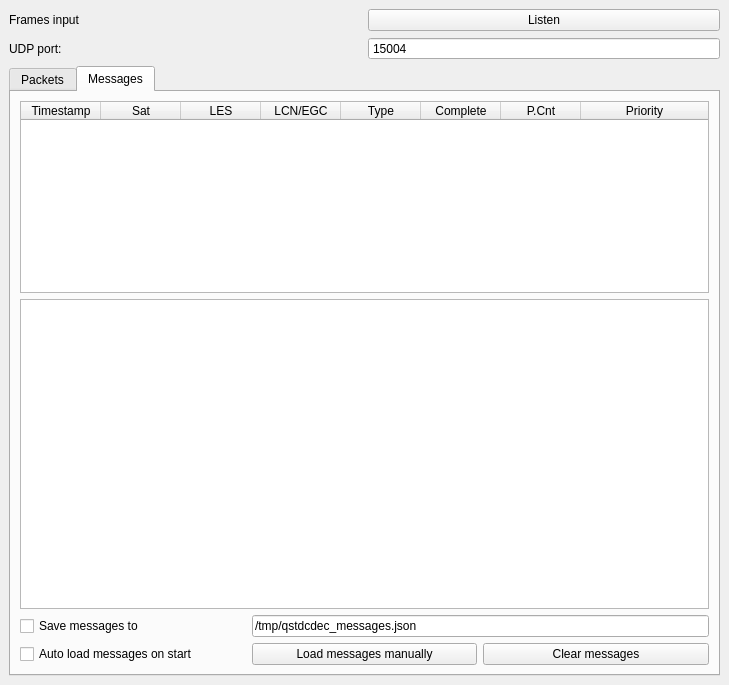
<?xml version="1.0" encoding="UTF-8"?>
<ui version="4.0">
 <class>QStdcdec</class>
 <widget class="QMainWindow" name="QStdcdec">
  <property name="geometry">
   <rect>
    <x>0</x>
    <y>0</y>
    <width>729</width>
    <height>685</height>
   </rect>
  </property>
  <property name="windowTitle">
   <string>QT Inmarsat-C parser</string>
  </property>
  <property name="windowIcon">
   <iconset>
    <normaloff>../../../../../../home/indir/Изображения/inmarsatc_logo.png</normaloff>../../../../../../home/indir/Изображения/inmarsatc_logo.png</iconset>
  </property>
  <widget class="QWidget" name="centralwidget">
   <layout class="QGridLayout" name="gridLayout">
    <item row="0" column="1">
     <widget class="QPushButton" name="pushButton">
      <property name="text">
       <string>Listen</string>
      </property>
      <property name="checkable">
       <bool>true</bool>
      </property>
      <property name="checked">
       <bool>false</bool>
      </property>
     </widget>
    </item>
    <item row="2" column="1">
     <widget class="QSpinBox" name="spinBox">
      <property name="frame">
       <bool>true</bool>
      </property>
      <property name="buttonSymbols">
       <enum>QAbstractSpinBox::NoButtons</enum>
      </property>
      <property name="maximum">
       <number>65535</number>
      </property>
      <property name="value">
       <number>15004</number>
      </property>
     </widget>
    </item>
    <item row="0" column="0">
     <widget class="QLabel" name="label">
      <property name="text">
       <string>Frames input</string>
      </property>
     </widget>
    </item>
    <item row="2" column="0">
     <widget class="QLabel" name="label_2">
      <property name="text">
       <string>UDP port:</string>
      </property>
     </widget>
    </item>
    <item row="4" column="0" colspan="2">
     <widget class="QTabWidget" name="tabWidget">
      <property name="currentIndex">
       <number>1</number>
      </property>
      <widget class="QWidget" name="tab">
       <attribute name="title">
        <string>Packets</string>
       </attribute>
       <layout class="QGridLayout" name="gridLayout_2">
        <item row="6" column="4" colspan="2">
         <widget class="QPushButton" name="pushButton_3">
          <property name="text">
           <string>Clear packets</string>
          </property>
         </widget>
        </item>
        <item row="6" column="2" colspan="2">
         <widget class="QPushButton" name="pushButton_2">
          <property name="text">
           <string>Load packets manually</string>
          </property>
         </widget>
        </item>
        <item row="4" column="2" colspan="4">
         <widget class="QLineEdit" name="lineEdit">
          <property name="text">
           <string>/tmp/qstdcdec_packets.json</string>
          </property>
         </widget>
        </item>
        <item row="6" column="0">
         <widget class="QCheckBox" name="checkBox_2">
          <property name="text">
           <string>Auto load packets on start</string>
          </property>
         </widget>
        </item>
        <item row="4" column="0">
         <widget class="QCheckBox" name="checkBox">
          <property name="text">
           <string>Save packets to</string>
          </property>
         </widget>
        </item>
        <item row="1" column="0" colspan="6">
         <widget class="QTableWidget" name="tableWidget">
          <property name="sizePolicy">
           <sizepolicy hsizetype="Expanding" vsizetype="Expanding">
            <horstretch>0</horstretch>
            <verstretch>1</verstretch>
           </sizepolicy>
          </property>
          <property name="frameShape">
           <enum>QFrame::StyledPanel</enum>
          </property>
          <property name="frameShadow">
           <enum>QFrame::Sunken</enum>
          </property>
          <property name="sizeAdjustPolicy">
           <enum>QAbstractScrollArea::AdjustIgnored</enum>
          </property>
          <property name="editTriggers">
           <set>QAbstractItemView::AnyKeyPressed|QAbstractItemView::CurrentChanged|QAbstractItemView::DoubleClicked|QAbstractItemView::EditKeyPressed</set>
          </property>
          <property name="showDropIndicator" stdset="0">
           <bool>false</bool>
          </property>
          <property name="dragDropOverwriteMode">
           <bool>false</bool>
          </property>
          <property name="alternatingRowColors">
           <bool>false</bool>
          </property>
          <property name="showGrid">
           <bool>true</bool>
          </property>
          <property name="gridStyle">
           <enum>Qt::SolidLine</enum>
          </property>
          <property name="sortingEnabled">
           <bool>false</bool>
          </property>
          <property name="cornerButtonEnabled">
           <bool>true</bool>
          </property>
          <property name="rowCount">
           <number>0</number>
          </property>
          <property name="columnCount">
           <number>3</number>
          </property>
          <attribute name="horizontalHeaderCascadingSectionResizes">
           <bool>true</bool>
          </attribute>
          <attribute name="horizontalHeaderMinimumSectionSize">
           <number>60</number>
          </attribute>
          <attribute name="horizontalHeaderDefaultSectionSize">
           <number>66</number>
          </attribute>
          <attribute name="horizontalHeaderHighlightSections">
           <bool>true</bool>
          </attribute>
          <attribute name="horizontalHeaderShowSortIndicator" stdset="0">
           <bool>false</bool>
          </attribute>
          <attribute name="horizontalHeaderStretchLastSection">
           <bool>true</bool>
          </attribute>
          <attribute name="verticalHeaderCascadingSectionResizes">
           <bool>true</bool>
          </attribute>
          <attribute name="verticalHeaderMinimumSectionSize">
           <number>25</number>
          </attribute>
          <attribute name="verticalHeaderDefaultSectionSize">
           <number>25</number>
          </attribute>
          <attribute name="verticalHeaderShowSortIndicator" stdset="0">
           <bool>false</bool>
          </attribute>
          <attribute name="verticalHeaderStretchLastSection">
           <bool>false</bool>
          </attribute>
          <column>
           <property name="text">
            <string>FrameId</string>
           </property>
          </column>
          <column>
           <property name="text">
            <string>Message?</string>
           </property>
          </column>
          <column>
           <property name="text">
            <string>Type</string>
           </property>
          </column>
         </widget>
        </item>
        <item row="2" column="0" rowspan="2" colspan="6">
         <widget class="QListWidget" name="listWidget">
          <property name="sizePolicy">
           <sizepolicy hsizetype="Expanding" vsizetype="Expanding">
            <horstretch>0</horstretch>
            <verstretch>1</verstretch>
           </sizepolicy>
          </property>
          <property name="sizeAdjustPolicy">
           <enum>QAbstractScrollArea::AdjustToContents</enum>
          </property>
         </widget>
        </item>
       </layout>
      </widget>
      <widget class="QWidget" name="tab_2">
       <attribute name="title">
        <string>Messages</string>
       </attribute>
       <layout class="QGridLayout" name="gridLayout_3">
        <item row="5" column="0">
         <widget class="QCheckBox" name="checkBox_4">
          <property name="text">
           <string>Auto load messages on start</string>
          </property>
         </widget>
        </item>
        <item row="0" column="0" colspan="3">
         <widget class="QTableWidget" name="tableWidget_2">
          <property name="editTriggers">
           <set>QAbstractItemView::AnyKeyPressed|QAbstractItemView::CurrentChanged|QAbstractItemView::DoubleClicked|QAbstractItemView::EditKeyPressed</set>
          </property>
          <property name="showDropIndicator" stdset="0">
           <bool>false</bool>
          </property>
          <property name="dragDropOverwriteMode">
           <bool>false</bool>
          </property>
          <property name="rowCount">
           <number>0</number>
          </property>
          <attribute name="horizontalHeaderCascadingSectionResizes">
           <bool>true</bool>
          </attribute>
          <attribute name="horizontalHeaderMinimumSectionSize">
           <number>80</number>
          </attribute>
          <attribute name="horizontalHeaderDefaultSectionSize">
           <number>80</number>
          </attribute>
          <attribute name="horizontalHeaderStretchLastSection">
           <bool>true</bool>
          </attribute>
          <attribute name="verticalHeaderCascadingSectionResizes">
           <bool>false</bool>
          </attribute>
          <attribute name="verticalHeaderMinimumSectionSize">
           <number>25</number>
          </attribute>
          <attribute name="verticalHeaderDefaultSectionSize">
           <number>25</number>
          </attribute>
          <attribute name="verticalHeaderStretchLastSection">
           <bool>false</bool>
          </attribute>
          <column>
           <property name="text">
            <string>Timestamp</string>
           </property>
          </column>
          <column>
           <property name="text">
            <string>Sat</string>
           </property>
          </column>
          <column>
           <property name="text">
            <string>LES</string>
           </property>
          </column>
          <column>
           <property name="text">
            <string>LCN/EGC</string>
           </property>
          </column>
          <column>
           <property name="text">
            <string>Type</string>
           </property>
          </column>
          <column>
           <property name="text">
            <string>Complete</string>
           </property>
          </column>
          <column>
           <property name="text">
            <string>P.Cnt</string>
           </property>
          </column>
          <column>
           <property name="text">
            <string>Priority</string>
           </property>
          </column>
         </widget>
        </item>
        <item row="3" column="0">
         <widget class="QCheckBox" name="checkBox_3">
          <property name="text">
           <string>Save messages to</string>
          </property>
         </widget>
        </item>
        <item row="1" column="0" colspan="3">
         <widget class="QTextEdit" name="textEdit">
          <property name="sizePolicy">
           <sizepolicy hsizetype="Expanding" vsizetype="Expanding">
            <horstretch>0</horstretch>
            <verstretch>1</verstretch>
           </sizepolicy>
          </property>
          <property name="readOnly">
           <bool>true</bool>
          </property>
          <property name="html">
           <string>&lt;!DOCTYPE HTML PUBLIC &quot;-//W3C//DTD HTML 4.0//EN&quot; &quot;http://www.w3.org/TR/REC-html40/strict.dtd&quot;&gt;
&lt;html&gt;&lt;head&gt;&lt;meta name=&quot;qrichtext&quot; content=&quot;1&quot; /&gt;&lt;meta charset=&quot;utf-8&quot; /&gt;&lt;style type=&quot;text/css&quot;&gt;
p, li { white-space: pre-wrap; }
hr { height: 1px; border-width: 0; }
&lt;/style&gt;&lt;/head&gt;&lt;body style=&quot; font-family:'Noto Sans'; font-size:10pt; font-weight:400; font-style:normal;&quot;&gt;
&lt;p style=&quot;-qt-paragraph-type:empty; margin-top:0px; margin-bottom:0px; margin-left:0px; margin-right:0px; -qt-block-indent:0; text-indent:0px;&quot;&gt;&lt;br /&gt;&lt;/p&gt;&lt;/body&gt;&lt;/html&gt;</string>
          </property>
         </widget>
        </item>
        <item row="5" column="1">
         <widget class="QPushButton" name="pushButton_4">
          <property name="text">
           <string>Load messages manually</string>
          </property>
         </widget>
        </item>
        <item row="5" column="2">
         <widget class="QPushButton" name="pushButton_5">
          <property name="text">
           <string>Clear messages</string>
          </property>
         </widget>
        </item>
        <item row="3" column="1" colspan="2">
         <widget class="QLineEdit" name="lineEdit_3">
          <property name="text">
           <string>/tmp/qstdcdec_messages.json</string>
          </property>
         </widget>
        </item>
       </layout>
      </widget>
     </widget>
    </item>
   </layout>
  </widget>
 </widget>
 <resources/>
 <connections/>
</ui>
